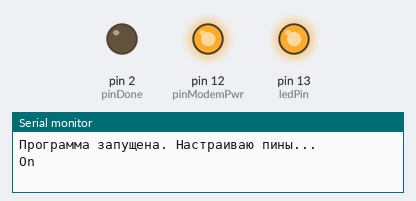
Bench run of a sketch on a simulated Arduino Uno, built with avr-gcc and run on an emulated ATmega328P. On the bench: output pins drawn as LEDs (lit = HIGH), the last lines printed to the serial monitor.

Above: at 5.0 s.
At 10.06 s:
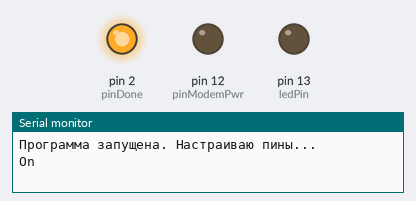
At 15.1 s:
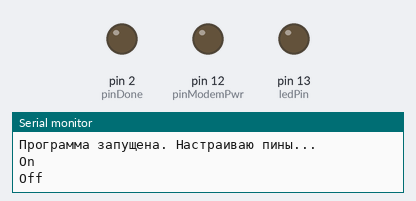
Timing chart, 0 to 26.1 s (numbered marks = the images above):
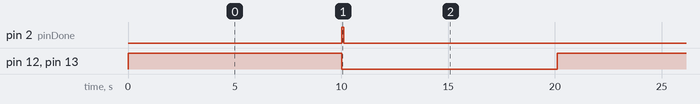

The sketch:

test_output_pins_esp.ino
```cpp
const int ledPin = LED_BUILTIN;
const int pinDone = 2; // Вместо 5
const int pinModemPwr = 12; // Вместо 6

void setup() {
  Serial.begin(9600);
  Serial.println("Программа запущена. Настраиваю пины...");

  pinMode(ledPin, OUTPUT);
  pinMode(pinDone, OUTPUT);
  pinMode(pinModemPwr, OUTPUT);

  digitalWrite(pinDone, LOW);
}

void loop() {
  digitalWrite(ledPin, HIGH);
  digitalWrite(pinDone, LOW);
  digitalWrite(pinModemPwr, HIGH);
  Serial.println("On");
  delay(10000);


  digitalWrite(ledPin, LOW);
  digitalWrite(pinDone, HIGH);
  digitalWrite(pinModemPwr, LOW);

  delay(100);
  digitalWrite(pinDone, LOW);

  Serial.println("Off");
  delay(10000);
}
```

Measured:
- by itself, pin 2 (pinDone): alternates HIGH for 0.10 s and LOW for 20.0 s
- by itself, pin 12 (pinModemPwr), pin 13 (ledPin): alternates HIGH for 10.0 s and LOW for 10.1 s
- by itself, everything shown: repeats every 20.1 s, in 3 steps
